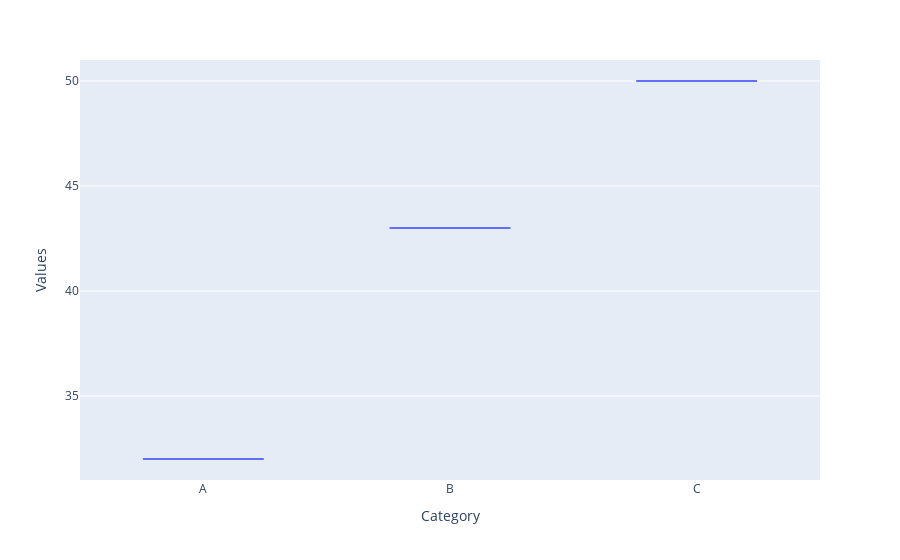

Notebook source saved alongside this figure:
### Code cell
fig = px.box(df2,
    x='Category',
    y='Values'
    
)

fig.show()

### Figure 1 — Plotly figure (JSON) as saved in the notebook; plotly's stock layout.template omitted (floating-point values rounded to 4 significant figures)
{"data": [{"alignmentgroup": "True", "hovertemplate": "Category=%{x}<br>Values=%{y}<extra></extra>", "legendgroup": "", "marker": {"color": "#636efa"}, "name": "", "notched": false, "offsetgroup": "", "orientation": "v", "showlegend": false, "type": "box", "x": ["A", "B", "C"], "x0": " ", "xaxis": "x", "y": [32, 43, 50], "y0": " ", "yaxis": "y"}], "layout": {"boxmode": "group", "legend": {"tracegroupgap": 0}, "margin": {"t": 60}, "xaxis": {"anchor": "y", "domain": [0, 1], "title": {"text": "Category"}}, "yaxis": {"anchor": "x", "domain": [0, 1], "title": {"text": "Values"}}}}
